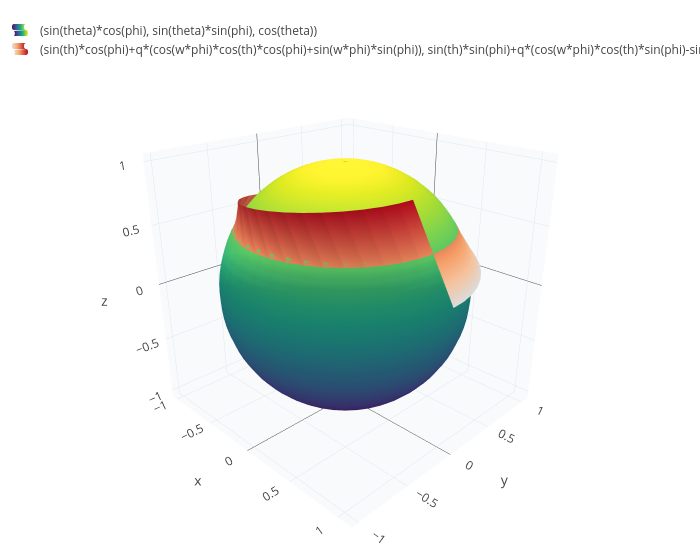

Notebook cell for this chart:
### Markdown cell above
### Seeing it in 3D

Here is the transported vector drawn as a ribbon above the sphere: at each point of the circle, the ribbon edge shows
where the vector points. Where the ribbon starts and ends (at the front), the arrow has flipped.

### Code cell
r = 1;
w = cos(th);
ball = surface(sin(theta)*cos(phi), sin(theta)*sin(phi), cos(theta), theta, 0, pi, phi, 0, 2*pi);
ribbon = surface(sin(th)*cos(phi) + q*(cos(w*phi)*cos(th)*cos(phi) + sin(w*phi)*sin(phi)), sin(th)*sin(phi) + q*(cos(w*phi)*cos(th)*sin(phi) - sin(w*phi)*cos(phi)), cos(th) - q*cos(w*phi)*sin(th), phi, 0, 2*pi, q, 0, 0.4);
show(ball, ribbon)

### Figure 1 — Plotly figure (JSON) as saved in the notebook; plotly's stock layout.template omitted (floating-point values rounded to 4 significant figures; data arrays with more than 128 entries replaced by an {"elided": "..."} marker saying what was removed)
{"data": [{"colorscale": "Viridis", "name": "(sin(theta)*cos(phi), sin(theta)*sin(phi), cos(theta))", "opacity": 1, "showlegend": true, "showscale": false, "type": "surface", "x": {"elided": "41x41 float values"}, "y": {"elided": "41x41 float values"}, "z": {"elided": "41x41 float values"}}, {"colorscale": "Reds", "name": "(sin(th)*cos(phi)+q*(cos(w*phi)*cos(th)*cos(phi)+sin(w*phi)*sin(phi)), sin(th)*sin(phi)+q*(cos(w*phi)*cos(th)*sin(phi)-sin(w*phi)*cos(phi)), cos(th)-q*cos(w*phi)*sin(th))", "opacity": 1, "showlegend": true, "showscale": false, "type": "surface", "x": {"elided": "41x41 float values"}, "y": {"elided": "41x41 float values"}, "z": {"elided": "41x41 float values"}}], "layout": {"height": 560, "legend": {"x": 0.01, "y": 0.99}, "margin": {"b": 0, "l": 0, "r": 0, "t": 10}, "scene": {"aspectmode": "data", "camera": {"eye": {"x": 1.6, "y": -1.6, "z": 1.0}}, "xaxis": {"backgroundcolor": "#f8fafc", "gridcolor": "#e2e8f0", "showbackground": true, "title": {"text": "x"}}, "yaxis": {"backgroundcolor": "#f8fafc", "gridcolor": "#e2e8f0", "showbackground": true, "title": {"text": "y"}}, "zaxis": {"backgroundcolor": "#f8fafc", "gridcolor": "#e2e8f0", "showbackground": true, "title": {"text": "z"}}}, "showlegend": true, "title": {"text": ""}, "width": 700}}
